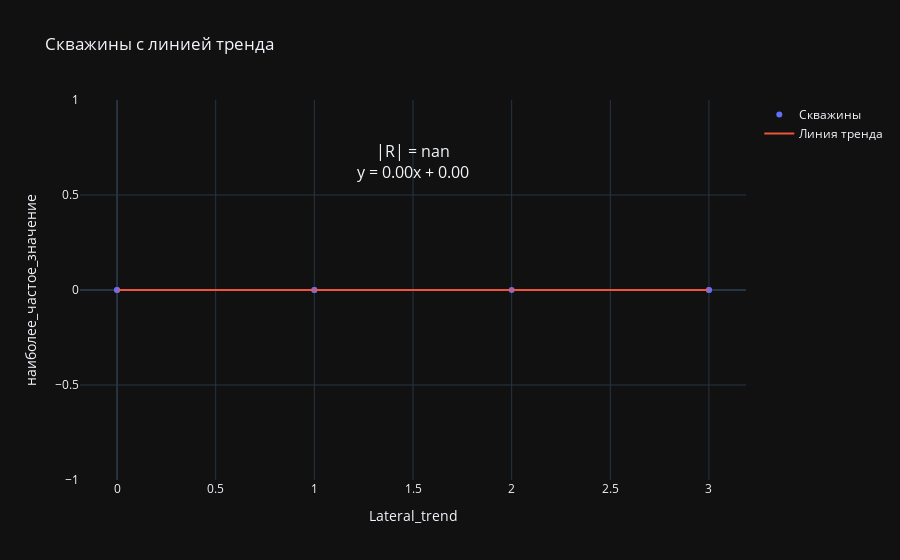

The notebook cell saved with this chart:
### Code cell
plot_with_trendline(df_finish, 'Lateral_trend', 'наиболее_частое_значение', 'wells')
# из данных что мне дали полчуается вот такая картина, это нормально. Саша так сказала

### Figure 1 — Plotly figure (JSON) as saved in the notebook; plotly's stock layout.template omitted (floating-point values rounded to 4 significant figures)
{"data": [{"hoverinfo": "text", "mode": "markers", "name": "Скважины", "text": ["673R, 676R", "673R, 676R", "660R, 661R", "660R, 661R", "669R, 663R", "669R, 663R", "662R"], "x": [1.0, 1.0, 0.0, 0.0, 3.0, 3.0, 2.0], "y": [0.0, 0.0, 0.0, 0.0, 0.0, 0.0, 0.0], "type": "scatter"}, {"mode": "lines", "name": "Линия тренда", "x": [1.0, 1.0, 0.0, 0.0, 3.0, 3.0, 2.0], "y": [0.0, 0.0, 0.0, 0.0, 0.0, 0.0, 0.0], "type": "scatter"}], "layout": {"annotations": [{"font": {"size": 16}, "showarrow": false, "text": "|R| = nan<br>y = 0.00x + 0.00", "x": 0.5, "xref": "paper", "y": 0.9, "yref": "paper"}], "title": {"text": "Скважины с линией тренда"}, "xaxis": {"title": {"text": "Lateral_trend"}}, "yaxis": {"title": {"text": "наиболее_частое_значение"}}}}
